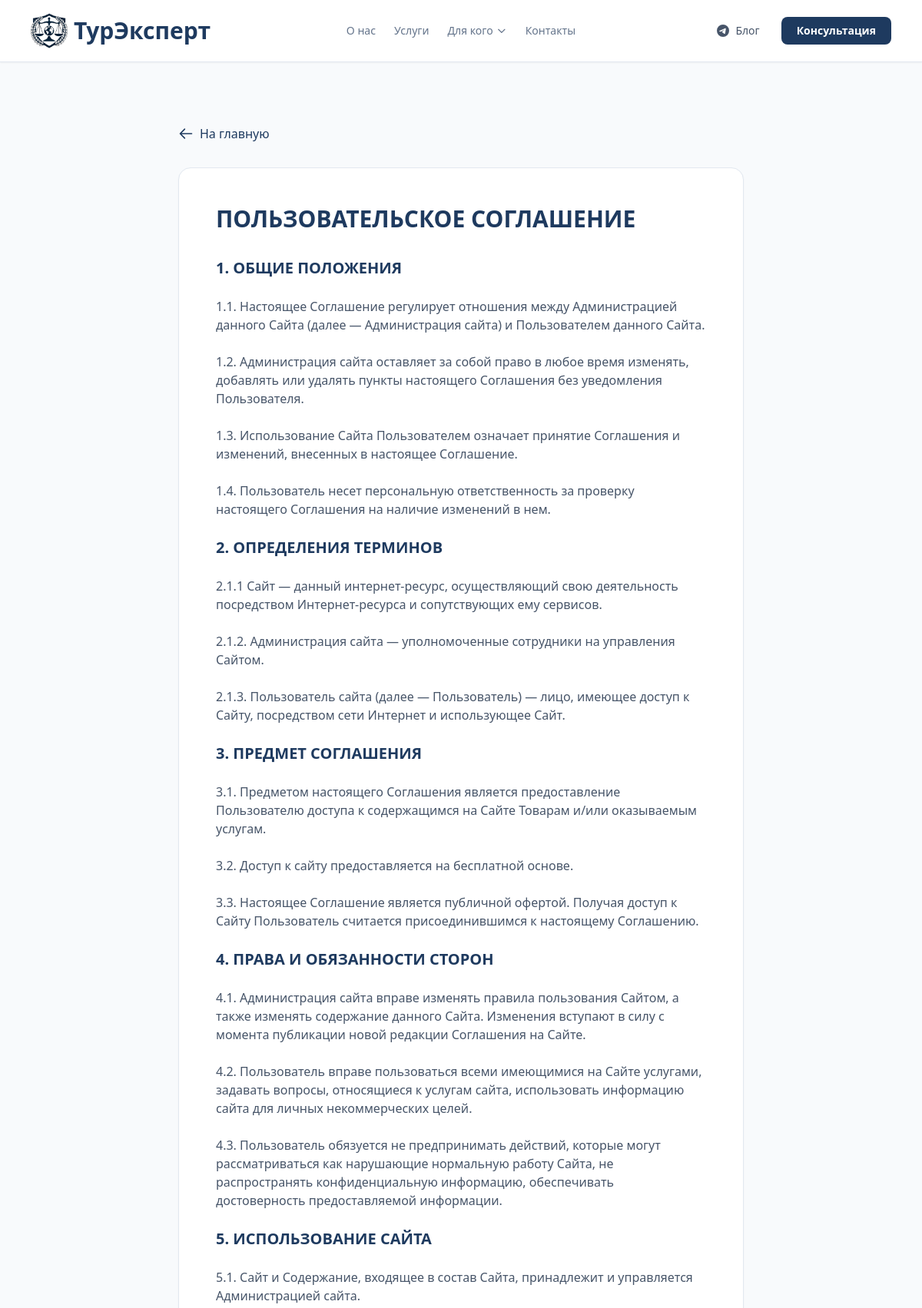
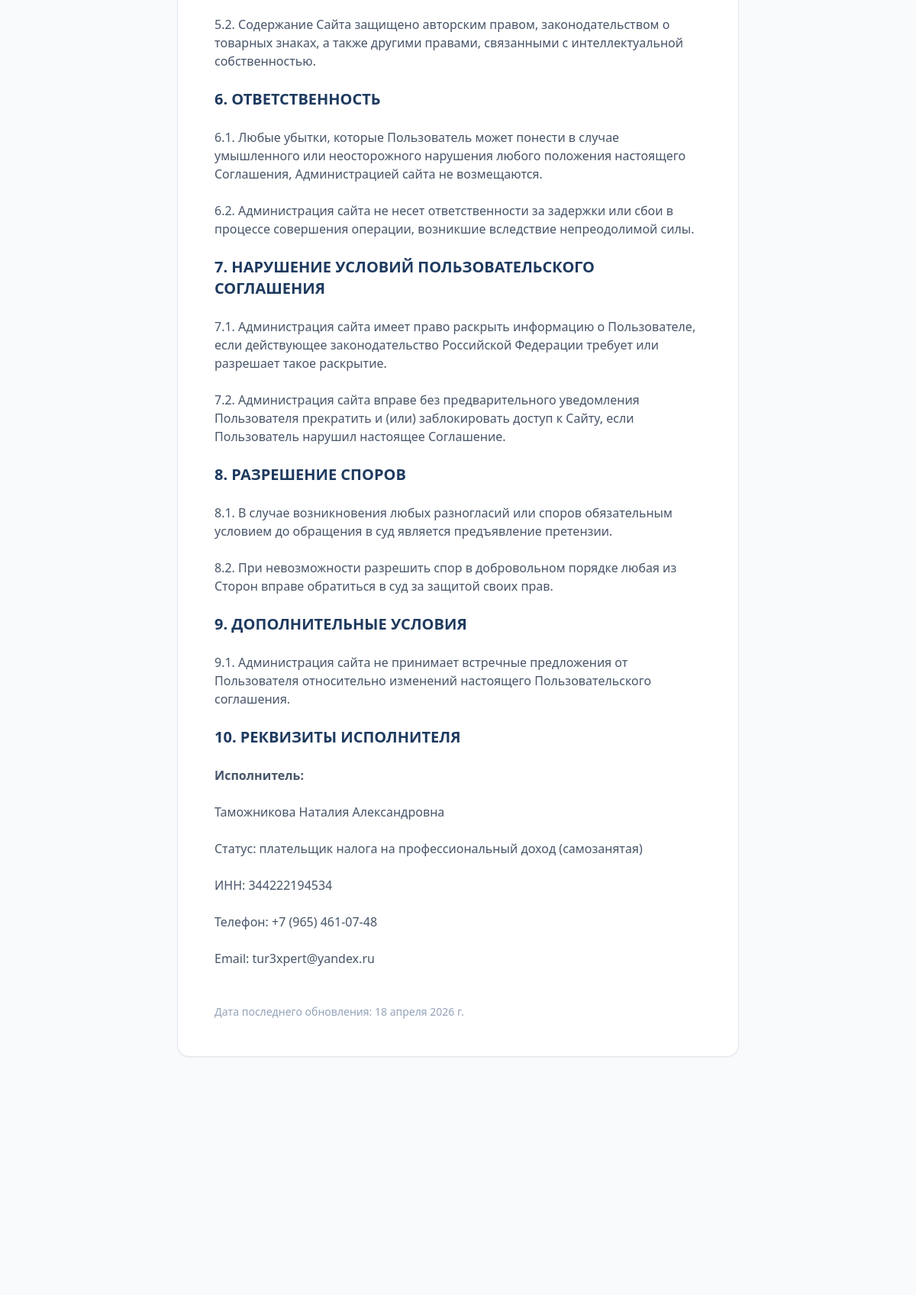
The app's page /terms/ (upper part) with its own data (2 pictures, top to bottom).
### core/models.py (models this page shows, shortened)
class DocumentPage(models.Model):
    DOC_SLUGS = (
        ('offer',   'Договор оферты'),
        ('privacy', 'Политика конфиденциальности'),
        ('consent', 'Согласие на обработку данных'),
        ('terms',   'Пользовательское соглашение'),
    )
    slug = models.CharField("Тип документа", max_length=20, choices=DOC_SLUGS, unique=True)
    title = models.CharField("Заголовок", max_length=200)
    content = models.TextField("Содержимое (HTML)")
    class Meta:
        verbose_name = "Страница документа"
        verbose_name_plural = "Страницы документов"

### core/views.py (the view)
# urls.py: path('terms/', views.terms, name='terms'),
def terms(request):
    doc = get_object_or_404(DocumentPage, slug='terms')
    return render(request, 'core/doc.html', {'doc': doc})

### core/templates/core/doc.html (shortened to what this page needs)
{% extends 'base.html' %}
{% block content %}
<section class="min-h-screen bg-slate-50 py-24">
    <div class="max-w-3xl mx-auto px-4">
        <a href="{% url 'index' %}" class="inline-flex items-center text-[#1e3a5f] hover:underline mb-8">
            <svg class="w-5 h-5 mr-2" fill="none" stroke="currentColor" viewBox="0 0 24 24">
                <path stroke-linecap="round" stroke-linejoin="round" stroke-width="2" d="M10 19l-7-7m0 0l7-7m-7 7h18"/>
            </svg>
            На главную
        </a>
        <div class="bg-white rounded-2xl p-8 md:p-12 shadow-sm border border-slate-200">
            <h1 class="text-3xl font-bold text-[#1e3a5f] mb-8">{{ doc.title }}</h1>
            <div class="prose prose-slate max-w-none text-slate-600 space-y-6">
                {{ doc.content|safe }}
            </div>
        </div>
    </div>
</section>
{% endblock %}

### theme/templates/base.html (style rules this page uses)
html { scroll-behavior: smooth; scroll-padding-top: 80px; }
* { -webkit-font-smoothing: antialiased; -moz-osx-font-smoothing: grayscale; }
body { box-shadow: inset 0 0 100px rgba(0,0,0,0.03); }
.rounded-2xl { border-radius: 17px; }

### records on screen
DocumentPage: title "ПОЛЬЗОВАТЕЛЬСКОЕ СОГЛАШЕНИЕ", content "1. ОБЩИЕ ПОЛОЖЕНИЯ 1.1. Настоящее Соглашение регулирует отношения между Администрацией данного Сайта (далее — Администрация сайта) и Пользователем данного Сайта. 1.2. Администрация сайта оставляет за собой право в любое время изменять, добавлять или удалять пункты настоящего Соглашения без уведомления Пользователя. 1.3. Использование Сайта Пользователем означает принятие Соглашения и изменений, внесенных в настоящее Соглашение. 1.4. Пользователь несет персональную ответственность за проверку настоящего Соглашения на наличие изменений в нем. 2. ОПРЕДЕЛЕНИЯ ТЕРМИНОВ 2.1.1 Сайт — данный интернет-ресурс, осуществляющий свою деятельность посредством Интернет-ресурса и сопутствующих ему сервисов.…"
